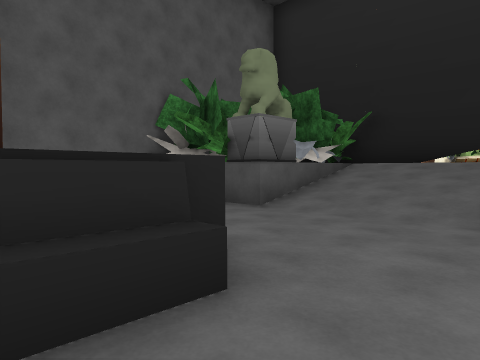
[1] (above)

15 first-person views from a walk through a Unity game level. The camera is 1.2 m above the floor, tilts 2° down and sees 70° across. The floor is counted in squares, 2 m on a side. Each view is taken from the middle of a square. On the plan, view 1 faces up. The plan holds only what a view shows up to about 10 squares ahead; the rest is blank. The place goes on beyond the plan. The player is left out. Some surface patterns are stand-ins.

[2]
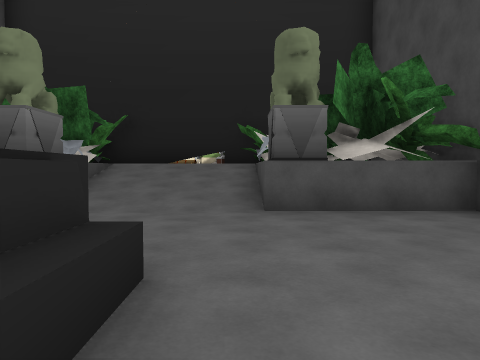

[3]
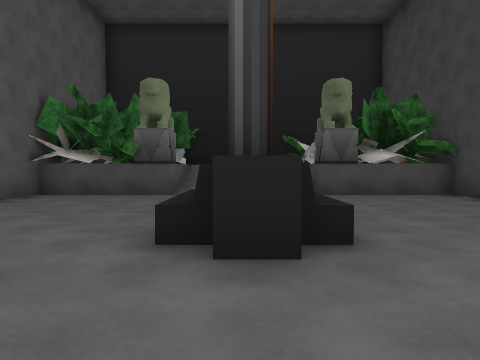

[4]
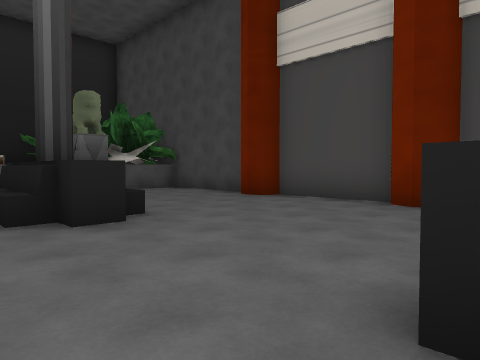

[5]
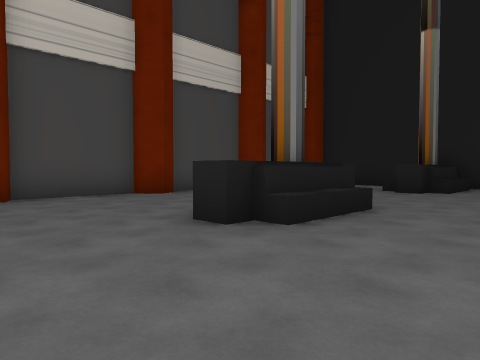

[6]
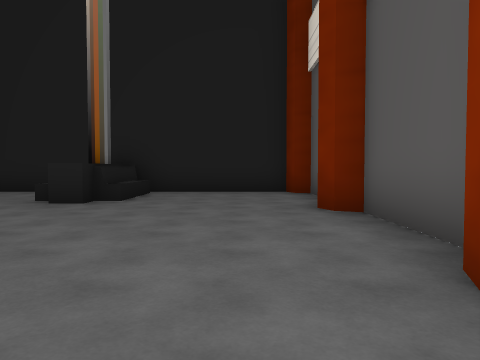

[7]
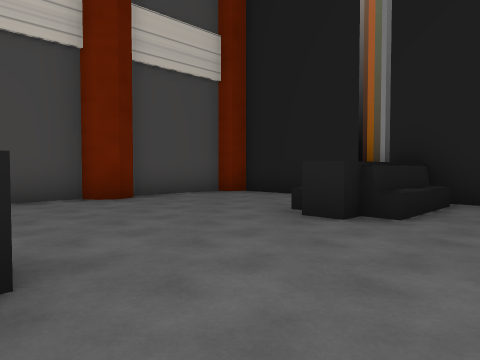

[8]
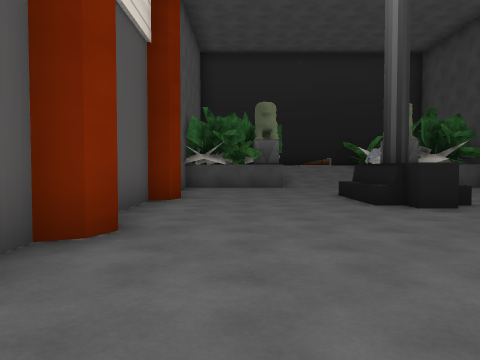

[9]
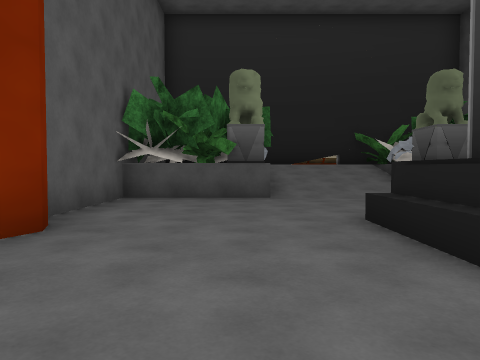

[10]
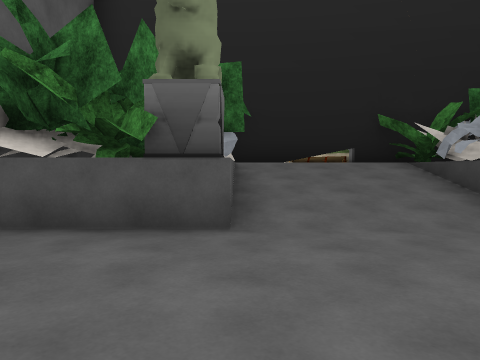

[11]
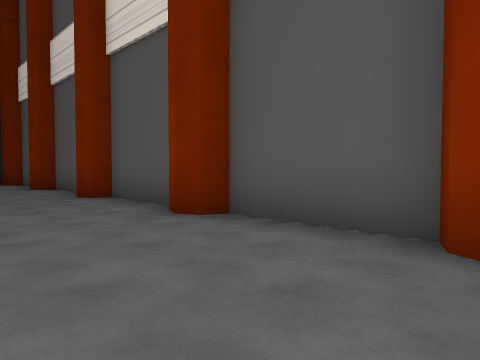

[12]
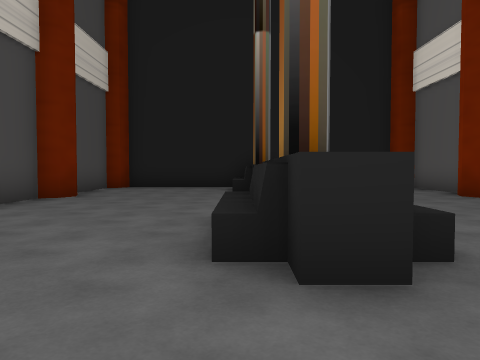

[13]
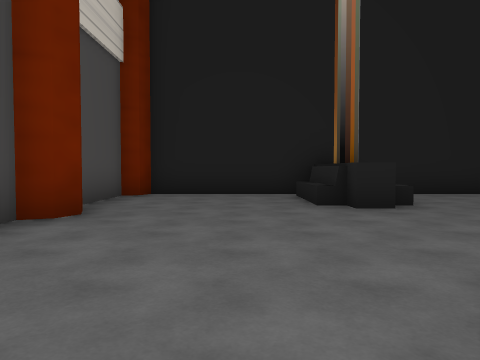

[14]
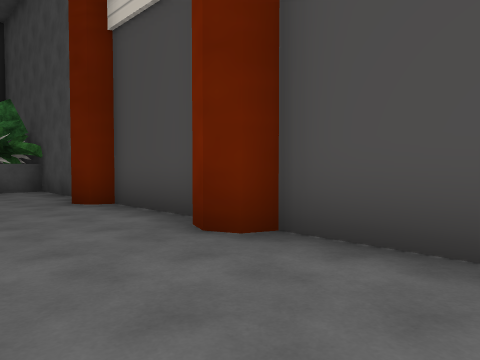

[15]
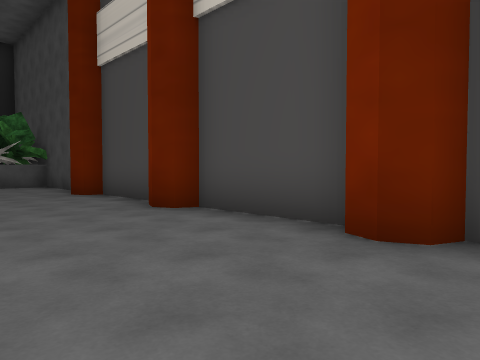

### Floor plan
Key: @ floor where view 1 was taken; # wall or solid block; . main floor; : floor 1.5 m higher than the main floor; / step, stairs or slope; ^ raised ledge; O other object.
Columns run from 14 left of view 1 to 7 right of it. Each row starts with its distance up from view 1.
 10                #
  9              #OO #
  8             OOOOO:##
  7           ##.OOO//:##
  6           #...O#///O##
  5         ###....////OO#
  4        ##.......//OOO#
  3        #.........O#OOO
  2      ###....^^^...OO#
  1      #......^^.....##
  0    ###........@...##
 -1   ##............###
 -2   #.....^^......#
 -3 ###....^^^.....##
 -4 #.......^....###
 -5 #............#
 -6 #...^^.....###
 -7  #.^^^.....#
 -8   #^^.....##
 -9    #.....##
-10     #...##
-11      ####

Where each view was taken, in squares from view 1:
view 1: 0 up, 0 right, facing up
view 2: 0 up, 1 left, facing up-right
view 3: 1 down, 4 left, facing up-right
view 4: 1 down, 6 left, facing right
view 5: 2 up, 5 left, facing down
view 6: 0 up, 7 left, facing down-left
view 7: 2 down, 8 left, facing down
view 8: 1 down, 8 left, facing up-right
view 9: 1 up, 5 left, facing up-right
view 10: 3 up, 2 left, facing up-right
view 11: 3 up, 2 left, facing left
view 12: 1 down, 3 left, facing down-left
view 13: 4 down, 4 left, facing down-left
view 14: 4 down, 4 left, facing right
view 15: 5 down, 6 left, facing right
